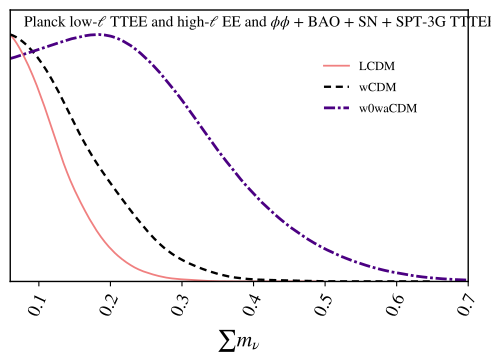

Recreate this plot in Python.
import getdist.plots as gplot
from getdist import MCSamples
from getdist import loadMCSamples
import os
import matplotlib
import subprocess
import matplotlib.pyplot as plt
import numpy as np

# GENERAL PLOT OPTIONS
matplotlib.rcParams['mathtext.fontset'] = 'stix'
matplotlib.rcParams['font.family'] = 'STIXGeneral'
matplotlib.rcParams['mathtext.rm'] = 'Bitstream Vera Sans'
matplotlib.rcParams['mathtext.it'] = 'Bitstream Vera Sans:italic'
matplotlib.rcParams['mathtext.bf'] = 'Bitstream Vera Sans:bold'
matplotlib.rcParams['xtick.bottom'] = True
matplotlib.rcParams['xtick.top'] = False
matplotlib.rcParams['ytick.right'] = False
matplotlib.rcParams['axes.edgecolor'] = 'black'
matplotlib.rcParams['axes.linewidth'] = '1.0'
matplotlib.rcParams['axes.labelsize'] = 'medium'
matplotlib.rcParams['axes.grid'] = True
matplotlib.rcParams['grid.linewidth'] = '0.0'
matplotlib.rcParams['grid.alpha'] = '0.18'
matplotlib.rcParams['grid.color'] = 'lightgray'
matplotlib.rcParams['legend.labelspacing'] = 0.77
matplotlib.rcParams['savefig.bbox'] = 'tight'
matplotlib.rcParams['savefig.format'] = 'pdf'

parameter = [u'omegam',u'sigma8', u'As_1e9', u'ns', u'SS8', u'omegab', u'H0', u'LSST_A1_1', u'LSST_A1_2']
chaindir=os.getcwd()

analysissettings={'smooth_scale_1D':0.35,'smooth_scale_2D':0.35,'ignore_rows': u'0.5',
'range_confidence' : u'0.01'}

analysissettings2={'smooth_scale_1D':0.35,'smooth_scale_2D':0.35,'ignore_rows': u'0.0',
'range_confidence' : u'0.01'}

root_chains = (
  'EXAMPLE_MCMC10',
  'EXAMPLE_MCMC11',
  'EXAMPLE_MCMC12'
)

num_points_thin = 50000

# --------------------------------------------------------------------------------
samples=loadMCSamples(chaindir + '/../chains/' + root_chains[0],settings=analysissettings)
samples.thin(factor = int(np.sum(samples.weights)/num_points_thin))
p = samples.getParams()
samples.addDerived(p.omegam*p.H0/100.,name='gamma',label='{\\Omega_m h}')
samples.addDerived(p.s8omegamp5/0.5477225575,name='SS8',label='{S_8}')
samples.addDerived(p.mnu,name='mnu2',label='{\\sum m_\\nu}', range=[0.06,0.7])
samples.saveAsText(chaindir + '/.VM_P4_TMP1')
# --------------------------------------------------------------------------------
samples=loadMCSamples(chaindir + '/../chains/' + root_chains[1],settings=analysissettings)
samples.thin(factor = int(np.sum(samples.weights)/num_points_thin))
p = samples.getParams()
samples.addDerived(p.omegam*p.H0/100.,name='gamma',label='{\\Omega_m h}')
samples.addDerived(p.s8omegamp5/0.5477225575,name='SS8',label='{S_8}')
samples.addDerived(p.mnu,name='mnu2',label='{\\sum m_\\nu}', range=[0.06,0.7])
samples.saveAsText(chaindir + '/.VM_P4_TMP2')
# --------------------------------------------------------------------------------
samples=loadMCSamples(chaindir + '/../chains/' + root_chains[2],settings=analysissettings)
samples.thin(factor = int(np.sum(samples.weights)/num_points_thin))
p = samples.getParams()
samples.addDerived(p.omegam*p.H0/100.,name='gamma',label='{\\Omega_m h}')
samples.addDerived(p.s8omegamp5/0.5477225575,name='SS8',label='{S_8}')
samples.addDerived(p.mnu,name='mnu2',label='{\\sum m_\\nu}', range=[0.06,0.7])
samples.saveAsText(chaindir + '/.VM_P4_TMP3')
# --------------------------------------------------------------------------------

#GET DIST PLOT SETUP
g = gplot.get_single_plotter(
  chain_dir=chaindir,
  analysis_settings=analysissettings2,width_inch=5.0
)

g.settings.axis_tick_x_rotation=65
g.settings.lw_contour = 1.2
g.settings.legend_rect_border = False
g.settings.figure_legend_frame = False
g.settings.axes_fontsize = 13.0
g.settings.legend_fontsize = 9.0
g.settings.alpha_filled_add = 0.85
g.settings.lab_fontsize=15.5
g.legend_labels=False
g.title_limit_labels=False

g.plots_1d(
  [ 
    chaindir + '/.VM_P4_TMP1', 
    chaindir + '/.VM_P4_TMP2',
    chaindir + '/.VM_P4_TMP3'
  ],
  params=[u'mnu2'],
  line_args=[
    {'lw': 1.3,'ls': 'solid', 'color':'lightcoral'},
    {'lw': 1.7,'ls': '--', 'color':'black'},
    {'lw': 2.0,'ls': '-.', 'color': 'indigo'},
  ]
)

g.settings.tight_layout=True
g.finish_plot(
  legend_labels=[
    'LCDM',
    'wCDM',
    'w0waCDM'
  ],
  no_extra_legend_space=True,
  legend_loc=(0.65,0.67)
)

g.add_text('Planck low-$\\ell$ TTEE and high-$\\ell$ EE and $\\phi\\phi$ + BAO + SN + SPT-3G TTTEEE', 
  x=0.03, 
  y=0.95,
  fontsize=11,
  horizontalalignment='left'
)

g.export()
